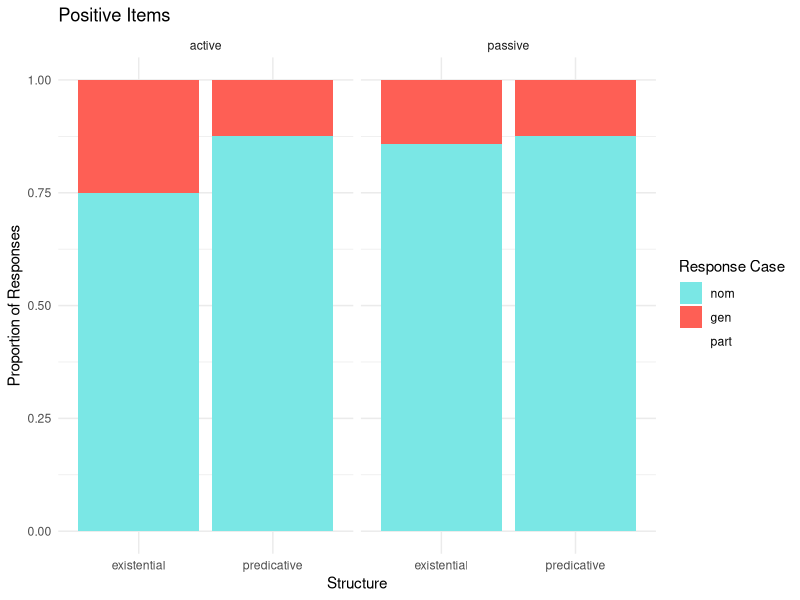
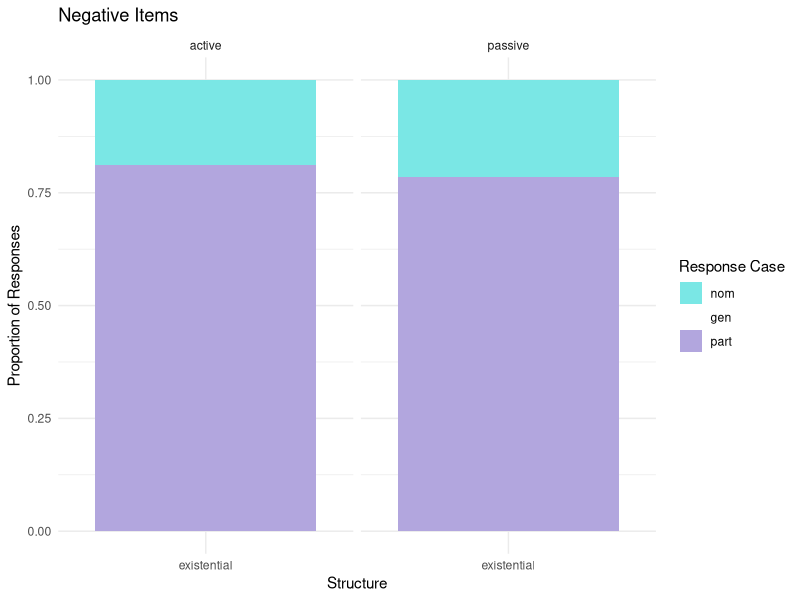
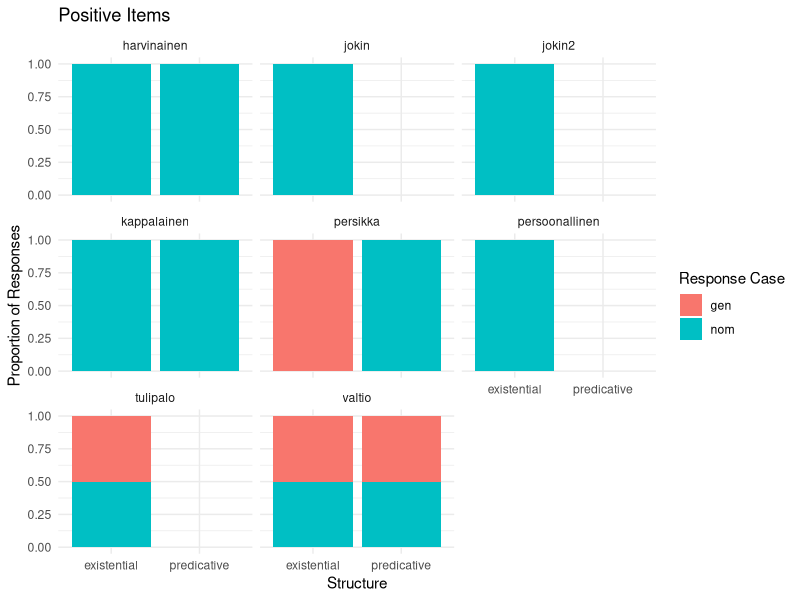
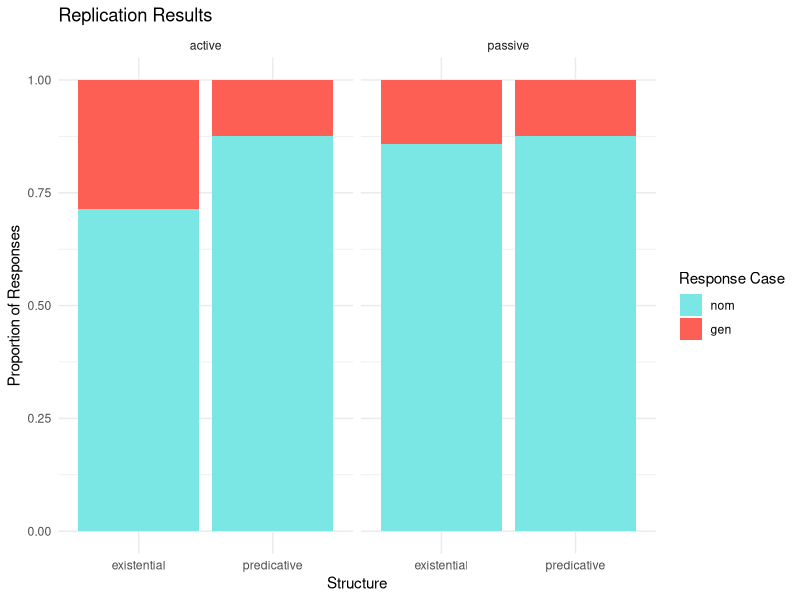

These figures' R source, in order:
## ---- chunk 1
library(tidyverse)
## ---- chunk 2
bran_palette = c("#7ae7e5", "#fe5f55", "#B2A6DE", "#14342b", "#69385c")
## ---- chunk 3
pilot <- read.csv("itkonen_pilot-merged.csv") %>% 
  filter(choice != "True") %>% 
  mutate(item = case_when(
    item == "harvinainen erikoistapaus" ~ "harvinainen",
    item == "valtio valtiossa" ~ "valtio",
    TRUE ~ paste(item)
  )) %>% 
  mutate(voice = case_when(
    voice == "passve" ~ "passive", 
    TRUE ~ paste(voice)
  ))
## ---- chunk 4
nomForms = c("kappalainen","harvinainen erikoistapaus","valtio valtiossa","persikka","tulipalo","jokin maininta","mikään maininta","persoonallinen suhde"," kappalainen")
## ---- chunk 5
genForms = c("kappalaisen","harvinaisen erikoistapauksen","valtion valtiossa","persikan","tulipalon","jonkin maininnan","minkään maininnan","persoonallisen suhteen")
## ---- chunk 6
partForms = c("kappalaista","harvinaista erikoistapausta","valtiota valtiossa","persikkaa","tulipaloa","mitään mainintaa","persoonallista suhdetta")
## ---- chunk 7
attForms = c("on","olet","olen")
## ---- chunk 8
pilot <- pilot %>% 
  mutate("responseCase" = case_when(
    response %in% nomForms ~ "nom",
    response %in% genForms ~ "gen",
    response %in% partForms ~ "part",
    response %in% attForms ~ "attn",
    TRUE ~ "uncoded"
  ))
## ---- chunk 9
pilot %>% 
  filter(polarity == "positive") %>% 
  filter(voice != "passve") %>% 
  ggplot(aes(x=type,fill=responseCase)) + 
  geom_bar(position='fill') + 
  theme_minimal() + 
  facet_wrap(~voice) + 
  labs(x="Structure",y="Proportion of Responses",fill="Response Case",title="Positive Items") + 
  scale_fill_manual(values = bran_palette, limits=c("nom","gen","part")) 
## ---- chunk 10
pilot %>% 
  filter(polarity == "negative") %>% 
  filter(voice != "passve") %>% 
  ggplot(aes(x=type,fill=responseCase)) + 
  geom_bar(position='fill') + 
  theme_minimal() + 
  facet_wrap(~voice) + 
  labs(x="Structure",y="Proportion of Responses",fill="Response Case",title="Negative Items") + 
  scale_fill_manual(values = bran_palette, limits=c("nom","gen","part")) 
## ---- chunk 11
pilot %>% 
  filter(polarity == "positive") %>% 
  filter(voice == "active") %>% 
  ggplot(aes(x=type,fill=responseCase)) + 
  geom_bar(position='fill') + 
  theme_minimal() + 
  facet_wrap(~item) + 
  labs(x="Structure",y="Proportion of Responses",fill="Response Case",title="Positive Items")
## ---- chunk 12
table(pilot$item,pilot$type)
## ---- chunk 13
ReplicationOnly <- pilot %>% 
  filter(polarity == "positive") %>% 
  filter(item != "jokin2")
## ---- chunk 14
ReplicationOnly %>% 
  ggplot(aes(x=type,fill=responseCase)) + 
  geom_bar(position='fill') + 
  theme_minimal() + 
  facet_wrap(~voice) + 
  labs(x="Structure",y="Proportion of Responses",fill="Response Case",title="Replication Results") + 
  scale_fill_manual(values = bran_palette, limits=c("nom","gen")) 
